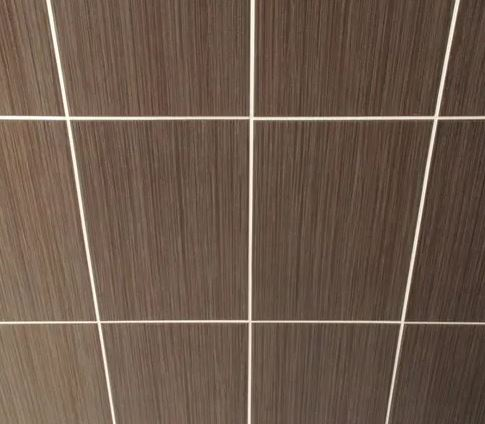
#> input picture Assignment_2/EE604-Assign2-pictures/EE604-Assign2-pictures/tiles11.JPG, 485 x 424 px
$ python robolin.py ../EE604-Assign2-pictures/EE604-Assign2-pictures/tiles11.JPG
#> lines starting #> are read from the running program, lines starting #| are printed output that depends on the picture; after the words box and inside, x2 and y2 are one past the last pixel; in counts of white or black regions, pixels touching at a corner belong together
import cv2
import numpy as np
import sys
img = cv2.imread(sys.argv[1])
#> img is the input picture: shape (424, 485, 3); mean B, G, R 75.2, 89, 108.2
#img = cv2.imread('tiles11.jpg')
# Converting images to grey scale for canny edge detection and hough transformation
gray = cv2.cvtColor(img, cv2.COLOR_BGR2GRAY)
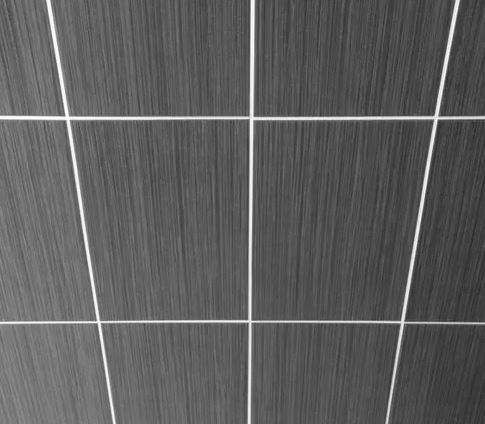
#> gray: shape (424, 485); min 36, max 254, mean 93.2
# Applying Gaussian blur before canny edge detection
blur = cv2.GaussianBlur(gray,(5,5),0)
# Applying canny edge detection to detect edges which will be later used to detect lines
edges = cv2.Canny(blur, 50, 150, apertureSize=3)
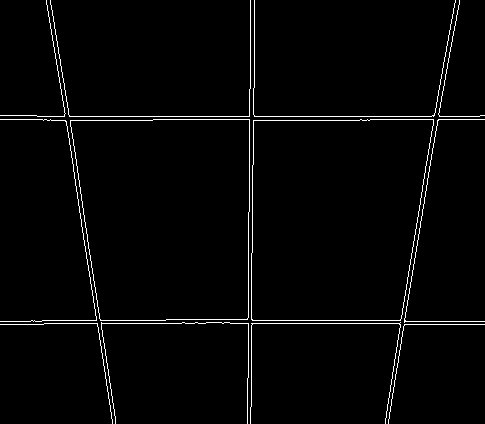
#> edges: shape (424, 485); 2.1% white in thin lines or dots
# Applying probabilistic hough trasnformation
# minLineLength - Minimum length of line. Line segments shorter than this are rejected.
# maxLineGap - Maximum allowed gap between line segments to treat them as single line.
threshold = 90
minLineLength = 10
maxLineGap = 250
lines = cv2.HoughLinesP(edges, 1, np.pi/180,threshold, np.array([]),minLineLength, maxLineGap)
#> lines = 19 rows, first 6: [37, 116, 479, 116], [44, 323, 399, 323], [31, 320, 405, 320], [385, 423, 440, 79], [0, 119, 484, 119], [46, 1, 112, 423]
# Adding the lines detected in the original image
for line in lines:
    for x1,y1,x2,y2 in line:
        cv2.line(img, (x1, y1), (x2, y2), (0, 255, 0), 2)
#> this loop made 19 passes
#> line on passes 1 to 12: [[37, 116, 479, 116]], [[44, 323, 399, 323]], [[31, 320, 405, 320]], [[385, 423, 440, 79]], [[0, 119, 484, 119]], [[46, 1, 112, 423]], [[43, 120, 438, 120]], [[50, 3, 115, 419]], [[248, 377, 248, 212]], [[405, 324, 442, 91]], [[251, 265, 254, 37]], [[47, 5, 99, 333]]
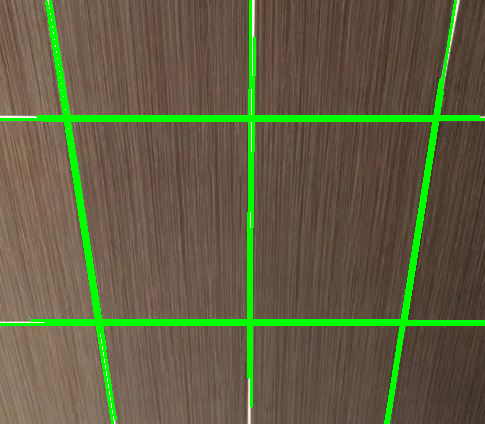
#> img: shape (424, 485, 3); 6.72% of pixels changed, all inside (x1, y1, x2, y2) = (0, 0, 485, 424)
cv2.imwrite(('robolin-tiles3.jpg'),img)
#cv2.imshow('robolin-tiles3', img)
#cv2.waitKey(0)

$ run again, with Assignment_2/EE604-Assign2-pictures/EE604-Assign2-pictures/tiles1.JPG copied over Assignment_2/EE604-Assign2-pictures/EE604-Assign2-pictures/tiles11.JPG
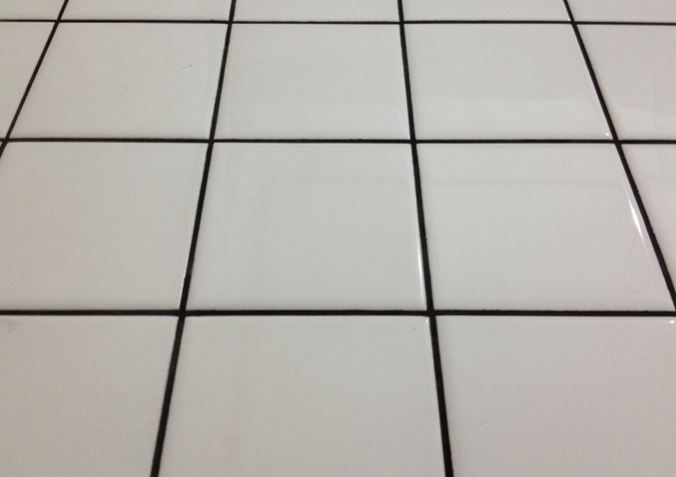
#> input picture Assignment_2/EE604-Assign2-pictures/EE604-Assign2-pictures/tiles1.JPG, 676 x 477 px
#> img is the input picture: shape (477, 676, 3); mean B, G, R 172.8, 178.3, 181.7
#> `edges = cv2.Canny(blur, 50, 150, apertureSize=3)`:
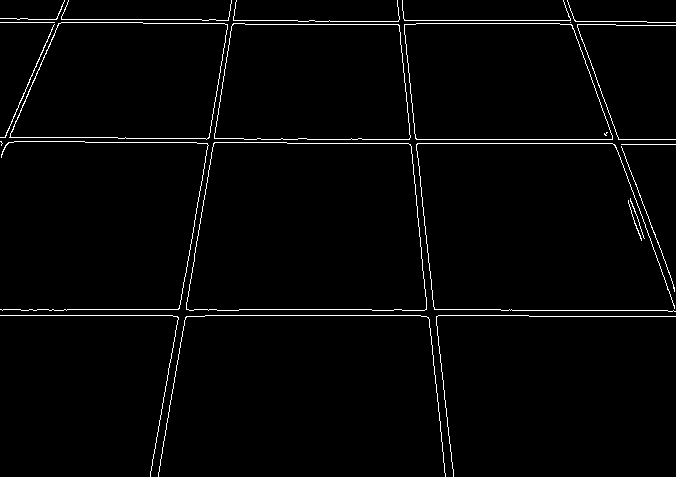
#> edges: shape (477, 676); 2.1% white in thin lines or dots
#> lines = 26 rows, first 6: [0, 315, 528, 315], [206, 139, 675, 139], [0, 309, 511, 309], [2, 143, 612, 143], [2, 310, 673, 310], [397, 21, 445, 476]
#> the loop `for line in lines:` made 26 passes
#> after the loop `for line in lines:`:
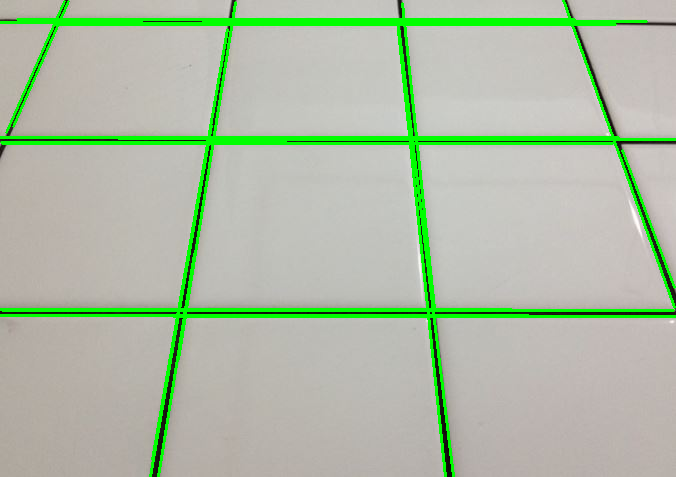
#> img: shape (477, 676, 3); 7.11% of pixels changed, all inside (x1, y1, x2, y2) = (0, 0, 676, 477)

$ run again, with Assignment_2/EE604-Assign2-pictures/EE604-Assign2-pictures/tiles2.JPG copied over Assignment_2/EE604-Assign2-pictures/EE604-Assign2-pictures/tiles11.JPG
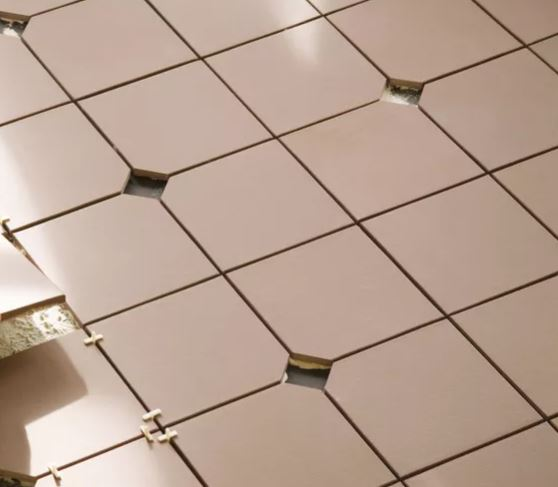
#> input picture Assignment_2/EE604-Assign2-pictures/EE604-Assign2-pictures/tiles2.JPG, 558 x 487 px
#> img is the input picture: shape (487, 558, 3); mean B, G, R 146.9, 161.3, 184.7
#> `edges = cv2.Canny(blur, 50, 150, apertureSize=3)`:
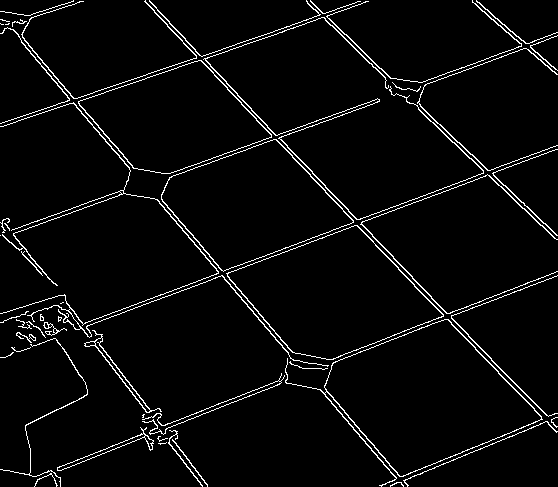
#> edges: shape (487, 558); 3.9% white in thin lines or dots
#> lines = 37 rows, first 6: [145, 0, 556, 426], [5, 20, 405, 480], [195, 58, 556, 432], [4, 237, 556, 36], [3, 24, 401, 482], [0, 235, 557, 32]
#> the loop `for line in lines:` made 37 passes
#> after the loop `for line in lines:`:
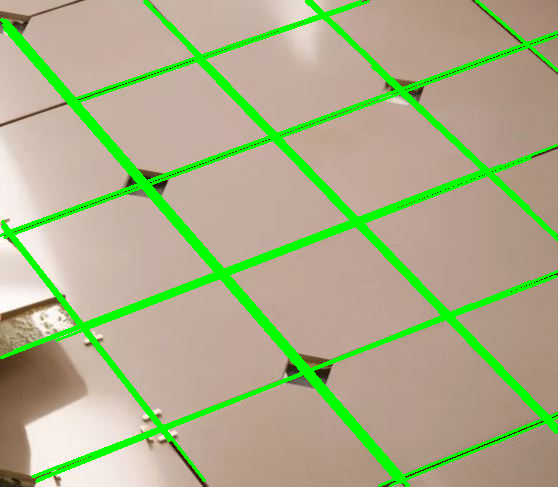
#> img: shape (487, 558, 3); 10.63% of pixels changed, all inside (x1, y1, x2, y2) = (0, 0, 558, 487)
